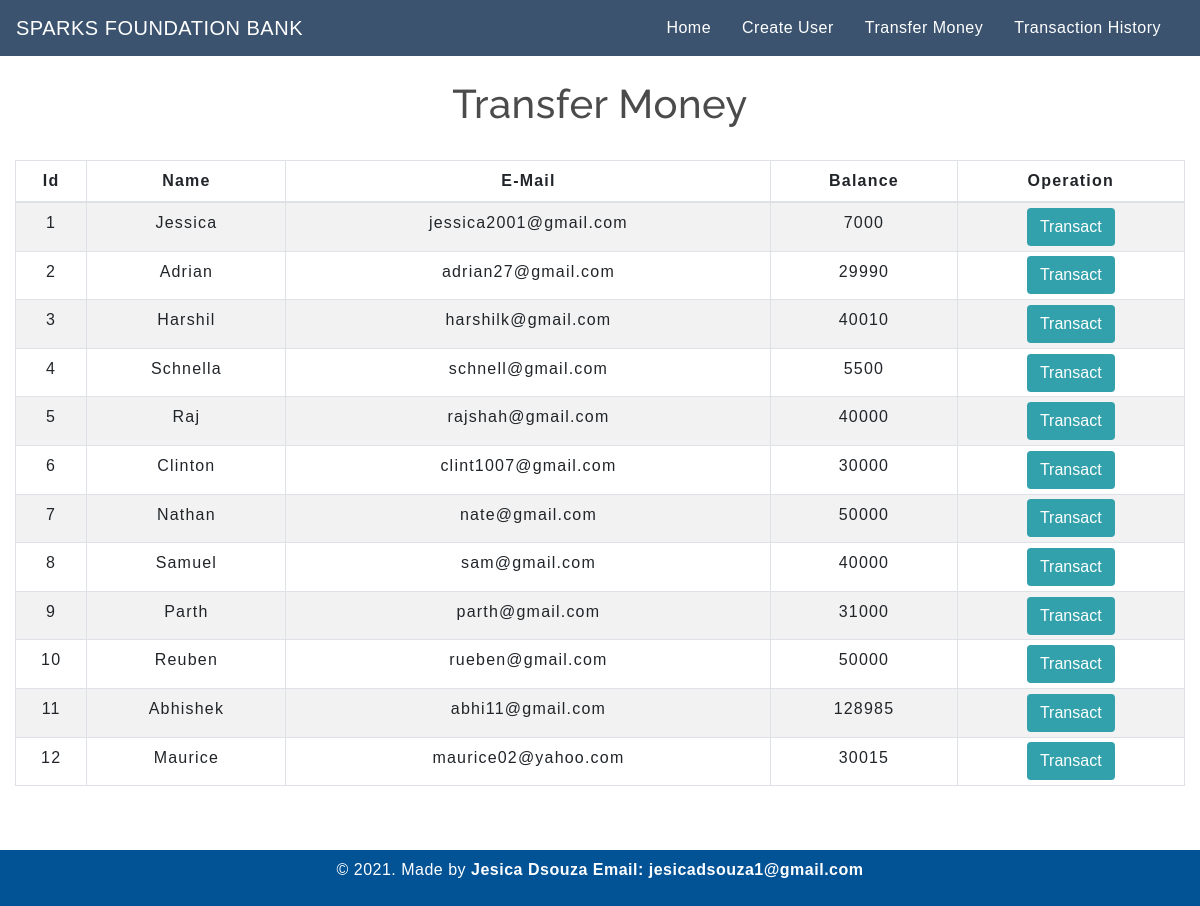
The app's page /transfermoney.php with its own data.
### tables this page shows
CREATE TABLE `users` (
  `id` int(3) NOT NULL,
  `name` text NOT NULL,
  `email` varchar(30) NOT NULL,
  `balance` int(8) NOT NULL
);

### transfermoney.php (the view, shortened to what this page needs)
<!DOCTYPE html>
<html lang="en">
<head>
    <link rel="stylesheet" href="https://maxcdn.bootstrapcdn.com/bootstrap/4.0.0/css/bootstrap.min.css">
    <link rel="stylesheet" type="text/css" href="css/table.css">
    <link rel="stylesheet" type="text/css" href="css/navbar.css">
    <link rel="stylesheet" type="text/css" href="css/main.css">
</head>
<body>
<?php
    include 'config.php';
    $sql = "SELECT * FROM users";
    $result = mysqli_query($conn,$sql);
?>
<?php
  include 'navbar.php';
?>
<div class="container-fluid">
        <h2 class="text-center pt-4">Transfer Money</h2>
        <br>
            <div class="row">
                <div class="col">
                    <div class="table-responsive-sm">
                    <table class="table table-hover table-sm table-striped table-condensed table-bordered">
                        <thead>
                            <tr>
                            <th scope="col" class="text-center py-2">Id</th>
                            <th scope="col" class="text-center py-2">Name</th>
                            <th scope="col" class="text-center py-2">E-Mail</th>
                            <th scope="col" class="text-center py-2">Balance</th>
                            <th scope="col" class="text-center py-2">Operation</th>
                            </tr>
                        </thead>
                        <tbody>
                <?php
                    while($rows=mysqli_fetch_assoc($result)){
                ?>
                    <tr>
                        <td class="py-2"><?php echo $rows['id'] ?></td>
                        <td class="py-2"><?php echo $rows['name']?></td>
                        <td class="py-2"><?php echo $rows['email']?></td>
                        <td class="py-2"><?php echo $rows['balance']?></td>
                        <td><a href="selecteduserdetail.php?id= <?php echo $rows['id'] ;?>"> <button type="button" class="btn">Transact</button></a></td>
                    </tr>
                <?php
                    }
                ?>
                        </tbody>
                    </table>
                    </div>
                </div>
            </div>
         </div>
<footer class="text-center mt-5 py-2">
    <p>&copy 2021. Made by <b>Jesica Dsouza Email: jesicadsouza1@gmail.com</b>
</footer>
</body>
</html>

### navbar.php (shortened to what this page needs)
<nav class="navbar navbar-expand-md navbar-light bg-light">
<a class="navbar-brand" href="index.php">SPARKS FOUNDATION BANK</a>
<div class="collapse navbar-collapse" id="collapsibleNavbar">
      <ul class="navbar-nav ml-auto">
        <li class="nav-item">
          <a class="nav-link" href="index.php">Home</a>
        </li>
        <li class="nav-item">
          <a class="nav-link" href="createuser.php">Create User</a>
        </li>
        <li class="nav-item">
          <a class="nav-link" href="transfermoney.php">Transfer Money</a>
        </li>
        <li class="nav-item">
          <a class="nav-link" href="transactionhistory.php">Transaction History</a>
        </li>
    </div>
 </nav>

### css/table.css (style rules this page uses)
* { padding: 0; margin: 0; box-sizing: border-box; font-family: sans-serif; }
h2 { font-size: 40px; }
table { letter-spacing: 1.2px; }
td { text-align: center; }
button { border:none; background: #32a1ab; transition: 1s; color: #ffffff; }

### css/navbar.css (style rules this page uses)
.nav-link { margin-right: 15px; color:#2F363F; letter-spacing: 0.5px; transition: 0.5s; }
.navbar-brand { color: #4C4B4B; letter-spacing: 0.5px; }
h2 { color: #4C4B4B; letter-spacing: 0.5px; font-family: raleway; }

### css/main.css (style rules this page uses)
.bg-light { background-color: #3b536f !important; }
.navbar-light .navbar-brand { color: white; }
.navbar-light .navbar-nav .nav-link { color: white; }
footer { color:#ffffff; background-color:#025296; letter-spacing: 0.5px; }

### transfermoney.php (style rules this page uses)
button { transition: 1.5s; }

### records on screen
users: id "1", name "Jessica", email "jessica2001@gmail.com", balance "7000"
users: id "2", name "Adrian", email "adrian27@gmail.com", balance "29990"
users: id "3", name "Harshil", email "harshilk@gmail.com", balance "40010"
users: id "4", name "Schnella", email "schnell@gmail.com", balance "5500"
users: id "5", name "Raj", email "rajshah@gmail.com", balance "40000"
users: id "6", name "Clinton", email "clint1007@gmail.com", balance "30000"
users: id "7", name "Nathan", email "nate@gmail.com", balance "50000"
users: id "8", name "Samuel", email "sam@gmail.com", balance "40000"
users: id "9", name "Parth", email "parth@gmail.com", balance "31000"
users: id "10", name "Reuben", email "rueben@gmail.com", balance "50000"
users: id "11", name "Abhishek", email "abhi11@gmail.com", balance "128985"
users: id "12", name "Maurice", email "maurice02@yahoo.com", balance "30015"
